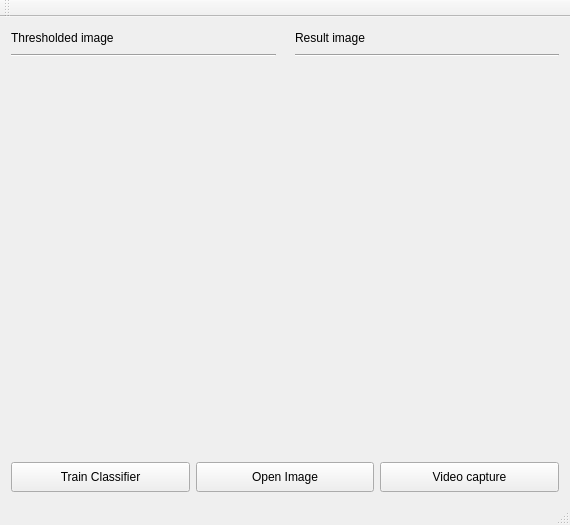
<?xml version="1.0" encoding="UTF-8"?>
<ui version="4.0">
 <class>CameraAppClass</class>
 <widget class="QMainWindow" name="CameraAppClass">
  <property name="geometry">
   <rect>
    <x>0</x>
    <y>0</y>
    <width>570</width>
    <height>525</height>
   </rect>
  </property>
  <property name="windowTitle">
   <string>Camera App</string>
  </property>
  <property name="windowIcon">
   <iconset>
    <normaloff>icon.ico</normaloff>icon.ico</iconset>
  </property>
  <widget class="QWidget" name="centralWidget">
   <layout class="QVBoxLayout" name="verticalLayout_4">
    <item>
     <layout class="QVBoxLayout" name="verticalLayout_3">
      <item>
       <layout class="QHBoxLayout" name="horizontalLayout">
        <item>
         <layout class="QVBoxLayout" name="verticalLayout">
          <item>
           <widget class="QLabel" name="label_2">
            <property name="maximumSize">
             <size>
              <width>16777215</width>
              <height>20</height>
             </size>
            </property>
            <property name="text">
             <string>Thresholded image</string>
            </property>
           </widget>
          </item>
          <item>
           <widget class="Line" name="line">
            <property name="orientation">
             <enum>Qt::Horizontal</enum>
            </property>
           </widget>
          </item>
          <item>
           <widget class="CQtImageManager" name="window2" native="true"/>
          </item>
         </layout>
        </item>
        <item>
         <spacer name="horizontalSpacer_3">
          <property name="orientation">
           <enum>Qt::Horizontal</enum>
          </property>
          <property name="sizeType">
           <enum>QSizePolicy::Fixed</enum>
          </property>
          <property name="sizeHint" stdset="0">
           <size>
            <width>13</width>
            <height>20</height>
           </size>
          </property>
         </spacer>
        </item>
        <item>
         <layout class="QVBoxLayout" name="verticalLayout_2">
          <item>
           <widget class="QLabel" name="label">
            <property name="maximumSize">
             <size>
              <width>16777215</width>
              <height>20</height>
             </size>
            </property>
            <property name="text">
             <string>Result image</string>
            </property>
           </widget>
          </item>
          <item>
           <widget class="Line" name="line_2">
            <property name="orientation">
             <enum>Qt::Horizontal</enum>
            </property>
           </widget>
          </item>
          <item>
           <widget class="CQtImageManager" name="window3" native="true"/>
          </item>
         </layout>
        </item>
       </layout>
      </item>
      <item>
       <spacer name="verticalSpacer">
        <property name="orientation">
         <enum>Qt::Vertical</enum>
        </property>
        <property name="sizeType">
         <enum>QSizePolicy::Fixed</enum>
        </property>
        <property name="sizeHint" stdset="0">
         <size>
          <width>17</width>
          <height>13</height>
         </size>
        </property>
       </spacer>
      </item>
      <item>
       <layout class="QHBoxLayout" name="horizontalLayout_2">
        <item>
         <widget class="QPushButton" name="train_but">
          <property name="sizePolicy">
           <sizepolicy hsizetype="Minimum" vsizetype="Minimum">
            <horstretch>0</horstretch>
            <verstretch>0</verstretch>
           </sizepolicy>
          </property>
          <property name="maximumSize">
           <size>
            <width>16777215</width>
            <height>30</height>
           </size>
          </property>
          <property name="text">
           <string>Train Classifier</string>
          </property>
         </widget>
        </item>
        <item>
         <widget class="QPushButton" name="image_cap">
          <property name="sizePolicy">
           <sizepolicy hsizetype="Minimum" vsizetype="Minimum">
            <horstretch>0</horstretch>
            <verstretch>0</verstretch>
           </sizepolicy>
          </property>
          <property name="maximumSize">
           <size>
            <width>16777215</width>
            <height>30</height>
           </size>
          </property>
          <property name="text">
           <string>Open Image</string>
          </property>
         </widget>
        </item>
        <item>
         <widget class="QPushButton" name="video_cap">
          <property name="sizePolicy">
           <sizepolicy hsizetype="Minimum" vsizetype="Minimum">
            <horstretch>0</horstretch>
            <verstretch>0</verstretch>
           </sizepolicy>
          </property>
          <property name="maximumSize">
           <size>
            <width>16777215</width>
            <height>30</height>
           </size>
          </property>
          <property name="text">
           <string>Video capture</string>
          </property>
          <property name="checkable">
           <bool>true</bool>
          </property>
         </widget>
        </item>
       </layout>
      </item>
     </layout>
    </item>
   </layout>
  </widget>
  <widget class="QMenuBar" name="menuBar">
   <property name="geometry">
    <rect>
     <x>0</x>
     <y>0</y>
     <width>570</width>
     <height>21</height>
    </rect>
   </property>
  </widget>
  <widget class="QToolBar" name="mainToolBar">
   <attribute name="toolBarArea">
    <enum>TopToolBarArea</enum>
   </attribute>
   <attribute name="toolBarBreak">
    <bool>false</bool>
   </attribute>
  </widget>
  <widget class="QStatusBar" name="statusBar"/>
 </widget>
 <layoutdefault spacing="6" margin="11"/>
 <customwidgets>
  <customwidget>
   <class>CQtImageManager</class>
   <extends>QWidget</extends>
   <header>QtImageManager.h</header>
   <container>1</container>
  </customwidget>
 </customwidgets>
 <resources>
  <include location="CameraApp.qrc"/>
 </resources>
 <connections/>
</ui>
